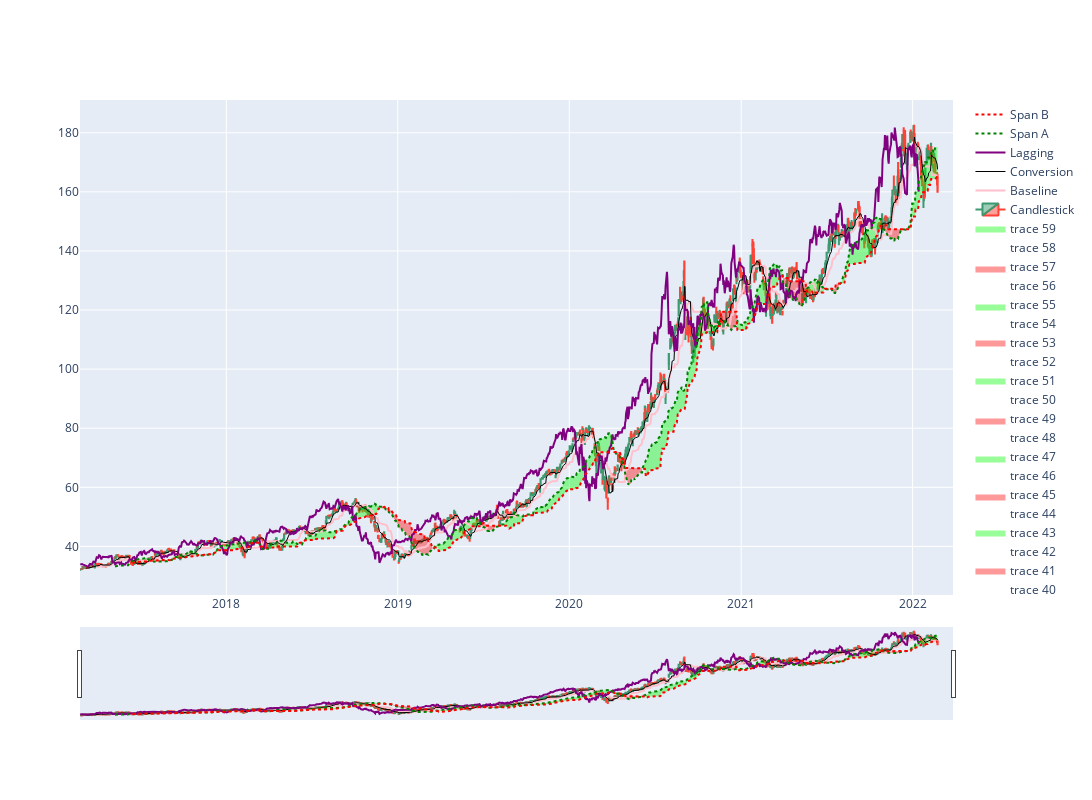

The code cell stored with this chart in its notebook:
### Code cell
plot = fm.take_ticker_and_make_ichimoku_plot('AAPL')
